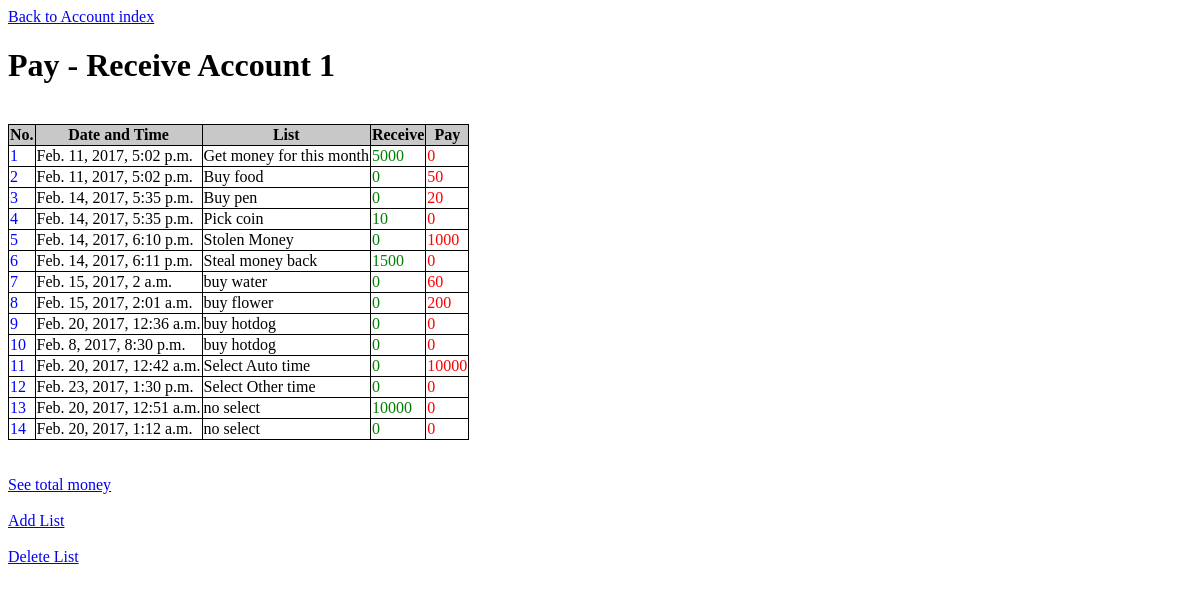
The app's page /1/, older data.
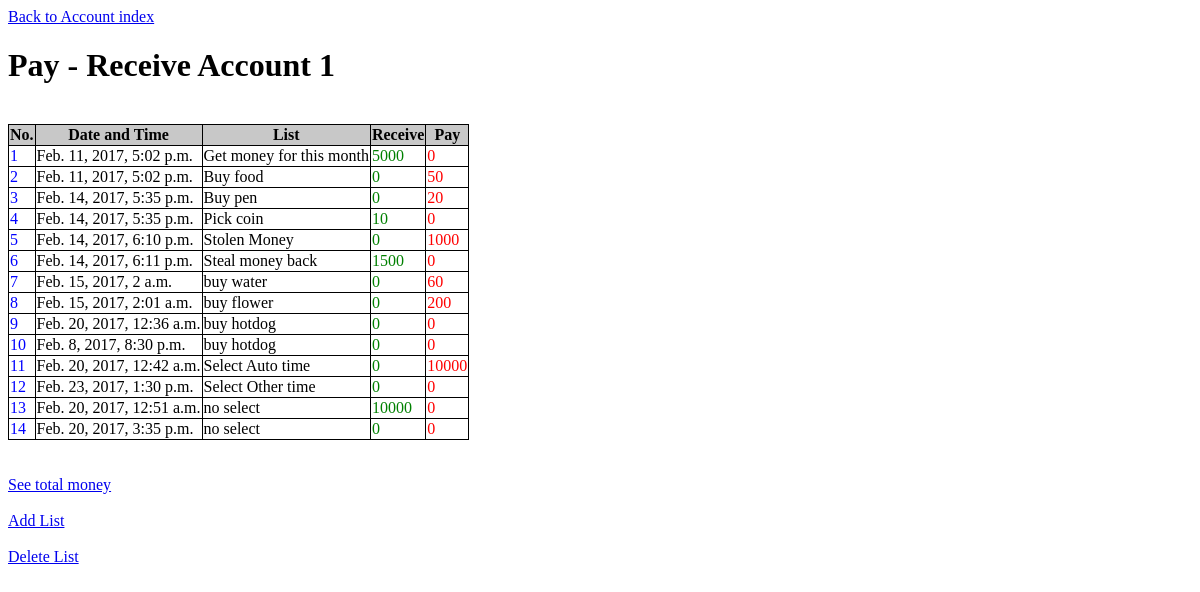
The same page, newer data.
### account/models.py (models this page shows, shortened)
class List(models.Model):
    account = models.ForeignKey(Account, on_delete=models.CASCADE)
    list_text = models.CharField(max_length=200)
    get_money = models.IntegerField(default=0)
    pay_money = models.IntegerField(default=0)
    pub_date = models.DateTimeField('date published')

### account/views.py (the view)
# urls.py: url(r'^(?P<pk>[0-9]+)/$', views.DetailView.as_view(), name='detail'), #detail page -- access from index
class DetailView(generic.DetailView):
    model = Account
    template_name = 'account/detail.html'

### account/templates/account/detail.html (shortened to what this page needs)
<a href="{% url 'account:index' %}">Back to Account index</a>
<h1>{{ account.account_text }}</h1>
<table>
    <tr style="background-color:rgb(200, 200, 200);color:black">
        <th>No.</th>
        <th>Date and Time</th>
        <th>List</th>
        <th>Receive</th>
        <th>Pay</th>
    </tr>
    <tr>
        {% for list in account.list_set.all %}
        <td style="color:blue"><label for="list{{ forloop.counter }}">{{ forloop.counter }}</label></td>
        <td><label for="list{{ forloop.counter }}">{{ list.pub_date }}</label></td>
        <td><label for="list{{ forloop.counter }}">{{ list.list_text }}</label></td>
        <td style="color:green"><label for="list{{ forloop.counter }}">{{ list.get_money }}</label></td>
        <td style="color:red"><label for="list{{ forloop.counter }}">{{ list.pay_money }}</label></td></tr>
        {% endfor %}
        <br />
</table>
<a href="{% url 'account:showtotal' account.id %}">See total money</a>
<a href="{% url 'account:addlist' account.id %}">Add List</a>
<a href="{% url 'account:seldellist' account.id %}">Delete List</a>

Row changes from the older to the newer data that the page shows:
removed List: pub_date "Feb. 20, 2017, 1:12 a.m.", list_text "no select", get_money "0", pay_money "0"
added List: pub_date "Feb. 20, 2017, 3:35 p.m.", list_text "no select", get_money "0", pay_money "0"
